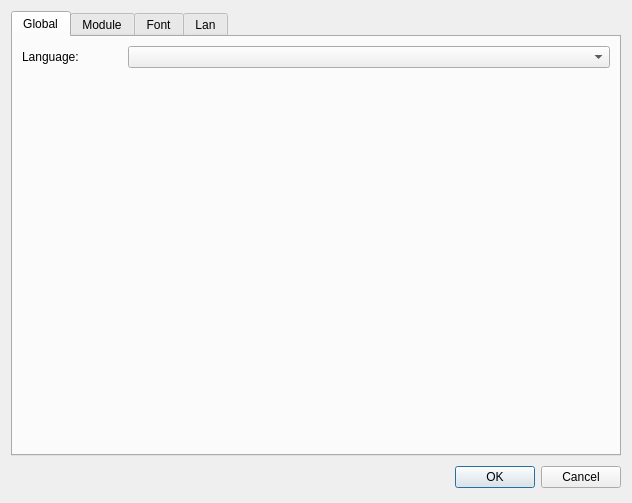
<?xml version="1.0" encoding="UTF-8"?>
<ui version="4.0">
 <class>Settings</class>
 <widget class="QDialog" name="Settings">
  <property name="geometry">
   <rect>
    <x>0</x>
    <y>0</y>
    <width>632</width>
    <height>503</height>
   </rect>
  </property>
  <property name="windowTitle">
   <string>Settings</string>
  </property>
  <layout class="QGridLayout" name="gridLayout">
   <item row="0" column="0" colspan="2">
    <widget class="QTabWidget" name="tabWidget">
     <property name="currentIndex">
      <number>0</number>
     </property>
     <widget class="QWidget" name="tab">
      <attribute name="title">
       <string>Global</string>
      </attribute>
      <layout class="QGridLayout" name="gridLayout_2">
       <item row="0" column="0">
        <widget class="QLabel" name="label">
         <property name="maximumSize">
          <size>
           <width>100</width>
           <height>16777215</height>
          </size>
         </property>
         <property name="text">
          <string>Language:</string>
         </property>
        </widget>
       </item>
       <item row="0" column="1">
        <widget class="QComboBox" name="comBLanguage"/>
       </item>
       <item row="1" column="1">
        <spacer name="verticalSpacer">
         <property name="orientation">
          <enum>Qt::Vertical</enum>
         </property>
         <property name="sizeHint" stdset="0">
          <size>
           <width>20</width>
           <height>40</height>
          </size>
         </property>
        </spacer>
       </item>
      </layout>
     </widget>
     <widget class="QWidget" name="tab_3">
      <attribute name="title">
       <string>Module</string>
      </attribute>
      <layout class="QGridLayout" name="gridLayout_3">
       <item row="0" column="0" colspan="2">
        <layout class="QHBoxLayout" name="horizontalLayout_3">
         <item>
          <widget class="QLabel" name="label_4">
           <property name="text">
            <string>Other:</string>
           </property>
          </widget>
         </item>
         <item>
          <widget class="QLineEdit" name="LEOtherFolder"/>
         </item>
         <item>
          <widget class="QPushButton" name="pBOtherFolder">
           <property name="text">
            <string>Browse</string>
           </property>
          </widget>
         </item>
        </layout>
       </item>
       <item row="1" column="0" rowspan="2" colspan="2">
        <layout class="QHBoxLayout" name="horizontalLayout">
         <item>
          <widget class="QLabel" name="label_2">
           <property name="text">
            <string>Bible:</string>
           </property>
          </widget>
         </item>
         <item>
          <widget class="QLineEdit" name="LEBibleFolder"/>
         </item>
         <item>
          <widget class="QPushButton" name="pBBibleFolder">
           <property name="text">
            <string>Browse</string>
           </property>
          </widget>
         </item>
        </layout>
       </item>
       <item row="3" column="0" colspan="2">
        <layout class="QHBoxLayout" name="horizontalLayout_2">
         <item>
          <widget class="QLabel" name="label_3">
           <property name="text">
            <string>Dictionary:</string>
           </property>
          </widget>
         </item>
         <item>
          <widget class="QLineEdit" name="LEDictFolder"/>
         </item>
         <item>
          <widget class="QPushButton" name="pBDictFolder">
           <property name="text">
            <string>Browse</string>
           </property>
          </widget>
         </item>
        </layout>
       </item>
       <item row="4" column="1">
        <spacer name="verticalSpacer_2">
         <property name="orientation">
          <enum>Qt::Vertical</enum>
         </property>
         <property name="sizeHint" stdset="0">
          <size>
           <width>20</width>
           <height>298</height>
          </size>
         </property>
        </spacer>
       </item>
      </layout>
     </widget>
     <widget class="QWidget" name="tab_4">
      <attribute name="title">
       <string>Font</string>
      </attribute>
     </widget>
     <widget class="QWidget" name="tab_2">
      <attribute name="title">
       <string>Lan</string>
      </attribute>
     </widget>
    </widget>
   </item>
   <item row="1" column="0">
    <spacer name="horizontalSpacer">
     <property name="orientation">
      <enum>Qt::Horizontal</enum>
     </property>
     <property name="sizeHint" stdset="0">
      <size>
       <width>428</width>
       <height>30</height>
      </size>
     </property>
    </spacer>
   </item>
   <item row="1" column="1">
    <widget class="QDialogButtonBox" name="buttonBox">
     <property name="orientation">
      <enum>Qt::Horizontal</enum>
     </property>
     <property name="standardButtons">
      <set>QDialogButtonBox::Cancel|QDialogButtonBox::Ok</set>
     </property>
    </widget>
   </item>
  </layout>
 </widget>
 <resources/>
 <connections>
  <connection>
   <sender>buttonBox</sender>
   <signal>accepted()</signal>
   <receiver>Settings</receiver>
   <slot>accept()</slot>
   <hints>
    <hint type="sourcelabel">
     <x>248</x>
     <y>254</y>
    </hint>
    <hint type="destinationlabel">
     <x>157</x>
     <y>274</y>
    </hint>
   </hints>
  </connection>
  <connection>
   <sender>buttonBox</sender>
   <signal>rejected()</signal>
   <receiver>Settings</receiver>
   <slot>reject()</slot>
   <hints>
    <hint type="sourcelabel">
     <x>316</x>
     <y>260</y>
    </hint>
    <hint type="destinationlabel">
     <x>286</x>
     <y>274</y>
    </hint>
   </hints>
  </connection>
 </connections>
</ui>
